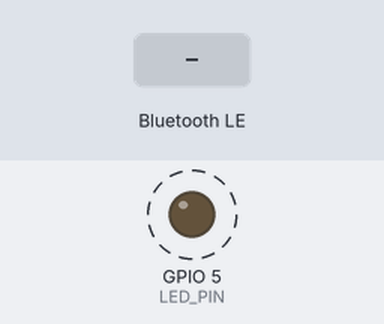
Recording of a sketch running on a simulated ESP32. Parts: output pins drawn as LEDs (lit = HIGH). Dashed ring = blinking. The test bench sets the inputs (shaded band). Nothing arrives over Bluetooth unless stated; a phone connects over Bluetooth LE 3 s after start; what the sketch prints to the serial monitor is not drawn.

Above: at 0.87 s.
1.3 s: Bluetooth LE write "1" received
4.3 s: Bluetooth LE write "1" received
Timing chart, 0 to 13.3 s (numbered marks = the images above; inputs shaded):
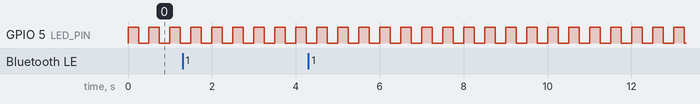

The sketch:

BLE_test.ino
```cpp
#include <BLE2902.h>
#include <BLEDevice.h>
#include <BLEServer.h>
#include <BLEUtils.h>

#include "ble_service.h"
#include "motor.h"
#include "utils.h"
#include "heartbeat_led.h"
#include "motor_controller.h"

iRoboCarBLEServer ble_server_;
HeartBeatLed heartbeat_led_;
MotorController motor_controller_;

void setup() {
  Serial.begin(115200);
  ble_server_.Init();
  motor_controller_.Init();
  heartbeat_led_.Init();
}

void loop() {}
```

ble_service.h
```cpp
#pragma once

#include <string>
#include <atomic>
#include <map>
#include <functional>

#include <BLE2902.h>
#include <BLEDevice.h>
#include <BLEServer.h>
#include <BLEUtils.h>

#include "utils.h"
#include "motor_controller.h"
#include "motor.h"
#include "pid.h"

#define SET_BIT(val, pos) val |= BIT(pos)
#define STRINGIFY(STR) _STRINGIFY(STR)
#define _STRINGIFY(STR) #STR
#define PACKED __attribute__((packed))
#define CLEAR_BIT(val, pos) val &= ~(BIT((pos)));

#define MAX_NETWORK_NAME_SIZE 32
#define MAX_PASSWORD_SIZE 32

enum MessageID {
  SetLed,
  SetSteer,
  SetDrive,
  SetPid,
  SetNetworkName,
  SetPassword,
  ConnectToNetwork,
  GetPidLog,
  NumMessageIDs,
};


class iRoboCarBLECharacteristicUUIDs {
  public:
    static const std::string& GetUUID(MessageID message_id) {
      return CHARACTERISTIC_UUIDS[static_cast<int>(message_id)];
    }

  private:
    static const std::array<std::string, MessageID::NumMessageIDs> CHARACTERISTIC_UUIDS;
};
const std::array<std::string, NumMessageIDs> iRoboCarBLECharacteristicUUIDs::CHARACTERISTIC_UUIDS{{
    "c0de0001-feed-f00d-c0ff-eeb3d05ebeef", // SetLed
    "c0de0002-feed-f00d-c0ff-eeb3d05ebeef", // SetSteer
    "c0de0003-feed-f00d-c0ff-eeb3d05ebeef", // SetDrive
    "c0de0004-feed-f00d-c0ff-eeb3d05ebeef", // SetPid
    "c0de0005-feed-f00d-c0ff-eeb3d05ebeef", // SetNetworkName
    "c0de0006-feed-f00d-c0ff-eeb3d05ebeef", // SetPassword
    "c0de0007-feed-f00d-c0ff-eeb3d05ebeef", // ConnectToNetwork
    "c0de0008-feed-f00d-c0ff-eeb3d05ebeef", // GetPidLog
  }};


///////////////////////////////////////////////////////////////////////////////////////////////////////////////////
template<typename MessageData>
class IBLEMessage : public BLECharacteristicCallbacks {
  public:
    IBLEMessage(MessageID message_id) {
      message_id_ = message_id;
    }

    const MessageData& GetMessageData(uint8_t* characteristic_data) const {
      return *reinterpret_cast<MessageData*>(characteristic_data);
    }

    static MessageID message_id() {
      return message_id_;
    }

    static const std::string& uuid() {
      return iRoboCarBLECharacteristicUUIDs::GetUUID(message_id_);
    }

  private:
    static MessageID message_id_;
};
template<typename MessageData>
MessageID IBLEMessage<MessageData>::message_id_;


struct PACKED SetLedMessageData {
  bool state;
};
class SetLedMessage : public IBLEMessage<SetLedMessageData> {
  public:
    SetLedMessage() : IBLEMessage(SetLed) {}

    void onWrite(BLECharacteristic *characteristic) final {
      const auto& payload = GetMessageData(characteristic->getData());
      digitalWrite(LED_PIN, payload.state);
    }

  private:
    const int LED_PIN = 5;
};


struct PACKED SetSteerMessageData {
  float steer_angle;
};
class SetSteerMessage : public IBLEMessage<SetSteerMessageData> {
  public:
    SetSteerMessage() : IBLEMessage(SetSteer) {}

    void onWrite(BLECharacteristic *characteristic) final {
      const auto& payload = GetMessageData(characteristic->getData());
      DEBUG_LOG("Received SetSteer message, steer_angle = ", payload.steer_angle);
    }
};


struct PACKED SetDriveMessageData {
  float drive_speed;
};
class SetDriveMessage : public IBLEMessage<SetDriveMessageData> {
  public:
    SetDriveMessage() : IBLEMessage(SetDrive) {}

    void onWrite(BLECharacteristic *characteristic) final {
      const auto& payload = GetMessageData(characteristic->getData());
      DEBUG_LOG("Received SetDrive message, drive_speed = ", payload.drive_speed);
    }
};


struct PACKED SetPidMessageData {
  float p_gain;
  float i_gain;
  float d_gain;
  float i_limit;
};
class SetPidMessage : public IBLEMessage<SetPidMessageData> {
  public:
    SetPidMessage() : IBLEMessage(SetPid) {}

    void onWrite(BLECharacteristic *characteristic) final {
      const auto& payload = GetMessageData(characteristic->getData());
      DEBUG_LOG("Received SetPid message, p_gain = ", payload.p_gain, ", i_gain = ", payload.i_gain,
      ", d_gain = ", payload.d_gain, ", i_limit = ", payload.i_limit);
    }
};


struct PACKED SetNetworkNameMessageData {
  static constexpr int NETWORK_NAME_MESSAGE_SIZE = 32;
  char network_name[NETWORK_NAME_MESSAGE_SIZE];
};
class SetNetworkNameMessage : public IBLEMessage<SetNetworkNameMessageData> {
  public:
    SetNetworkNameMessage() : IBLEMessage(SetNetworkName) {}

    void onWrite(BLECharacteristic *characteristic) final {
      const auto& payload = GetMessageData(characteristic->getData());
      DEBUG_LOG("Received SetNetworkName message, network_name = ", payload.network_name);
    }
};


struct PACKED SetPasswordMessageData {
  static constexpr int PASSWORD_MESSAGE_SIZE = 32;
  char password[PASSWORD_MESSAGE_SIZE];
};
class SetPasswordMessage : public IBLEMessage<SetPasswordMessageData> {
  public:
    SetPasswordMessage() : IBLEMessage(SetPassword) {}

    void onWrite(BLECharacteristic *characteristic) final {
      const auto& payload = GetMessageData(characteristic->getData());
      DEBUG_LOG("Received SetPassword message, password = ", payload.password);
    }
};


struct PACKED ConnectToNetworkMessageData {};
class ConnectToNetworkMessage : public IBLEMessage<ConnectToNetworkMessageData> {
  public:
    ConnectToNetworkMessage() : IBLEMessage(ConnectToNetwork) {}

    void onWrite(BLECharacteristic *characteristic) final {
      const auto& payload = GetMessageData(characteristic->getData());
      DEBUG_LOG("Received ConnectToNetwork message");
    }
};

///////////////////////////////////////////////////////////////////////////////////////////////////////////////////
class iRoboCarBLEServer : public BLEServerCallbacks {
  public:
    void Init() {
      BLEDevice::init("iRoboCar");
      BLEServer* server = BLEDevice::createServer();
      server->setCallbacks(this);
      BLEService* service = server->createService(SERVICE_UUID);

      RegisterMessage<SetLedMessage>(service);
      RegisterMessage<SetSteerMessage>(service);
      RegisterMessage<SetDriveMessage>(service);
      RegisterMessage<SetPidMessage>(service);
      RegisterMessage<SetNetworkNameMessage>(service);
      RegisterMessage<SetPasswordMessage>(service);
      RegisterMessage<ConnectToNetworkMessage>(service);

      service->start();
      BLEAdvertising* advertising = server->getAdvertising();
      advertising->start();
    }

    void onConnect(BLEServer* server) {
      device_connected_ = true;
      DEBUG_LOG("Connected");
    }

    void onDisconnect(BLEServer* server) {
      device_connected_ = false;
      DEBUG_LOG("Disconnected");
    }

    bool IsConnected() const {
      return device_connected_;
    }

  private:
    static const std::string SERVICE_UUID;

    template<typename Message>
    void RegisterMessage(BLEService* service) {
      Message* message = new Message;
      BLECharacteristic* characteristic = service->createCharacteristic(message->uuid().c_str(),
                                          BLECharacteristic::PROPERTY_WRITE);
      characteristic->addDescriptor(new BLE2902());
      characteristic->setCallbacks(message);
    }

    bool device_connected_ = false;
};
const std::string iRoboCarBLEServer::SERVICE_UUID = "c0de0000-feed-f00d-c0ff-eeb3d05ebeef";
```

generic_task.h
```cpp
#pragma once

#include <string>

class GenericTask {
  public:
    GenericTask(const std::string& name, int stack_size = configMINIMAL_STACK_SIZE, int priority = 1) :
      name_(name), stack_size_(stack_size), priority_(priority) {}

    void Init() {
      xTaskCreatePinnedToCore(TaskWrapper, name_.c_str(), stack_size_, reinterpret_cast<void*>(this),
                              priority_, NULL, ARDUINO_RUNNING_CORE);
    }

  protected:
    virtual void TaskFunc() = 0;

  private:
    static void TaskWrapper(void* param) {
      reinterpret_cast<GenericTask*>(param)->TaskFunc();
    }

    const int priority_;
    const int stack_size_;
    const std::string name_;
};
```

heartbeat_led.h
```cpp
#pragma once

#include "generic_task.h"
#include "utils.h"

#ifdef ESP32_THING
#define HEARTBEAT_LED_PIN 5
#else
#define HEARTBEAT_LED_PIN 1
#endif

class HeartBeatLed : public GenericTask {
  public:
    HeartBeatLed() : GenericTask("LED Heartbeat") {
      pinMode(led_pin_, OUTPUT);
    }

  private:
    void TaskFunc() final {
      while (true) {
        led_state_ = !led_state_;
        digitalWrite(led_pin_, led_state_);
        DEBUG_LOG("Led Task Function");
        vTaskDelay(250 / portTICK_PERIOD_MS);
      }
    }

    int led_pin_ = HEARTBEAT_LED_PIN;
    int led_state_ = LOW;
};
```

motor.h
```cpp
#pragma once

#include <array>
#include <cmath>

#include "generic_task.h"

class Motor {
  public:
    struct PWMPin {
      int pin;
      int channel;
    };

    enum ControlInputs {CONTROL1, CONTROL2, NUM_CONTROL_INPUTS };

    struct Hardware {
      PWMPin controls[NUM_CONTROL_INPUTS]; // PWM control signals
      int disable; // Pull to GND to enable motor.
      int sleep; // used as a reset.
      int current_sense; // ADC input
      int fault; // Active low signal. Indicates faults.
    };

    enum Direction { FORWARD, REVERSE, STOP };

    Motor() {}
    Motor(const Hardware& hardware) : hardware_(hardware) {
      // Init PWM pins. Set to 0 DC.
      ForEachControlInput([this] (const PWMPin & pwm_pin) {
        pinMode(pwm_pin.pin, OUTPUT);
        ledcSetup(pwm_pin.channel, PWM_FREQUENCY_HZ, PWM_RESOLUTION_BITS);
        ledcAttachPin(pwm_pin.pin, pwm_pin.channel);
        ledcWrite(pwm_pin.pin, 0);
      });

      adcAttachPin(hardware_.current_sense);
      analogReadResolution(12);
      pinMode(hardware_.fault, INPUT);
      pinMode(hardware.disable, OUTPUT);
      digitalWrite(hardware.disable, HIGH);
    }

    void SetDutyCycle(float duty_cycle) {
      // Transform PWM representation from (-1.0, 1.0) -> [ (0, DUTY_CYCLE_SCALE), DIR ]
      if (-0.0001f < duty_cycle && duty_cycle < 0.0001f) {
        direction_ = STOP;
      } else if (duty_cycle > 0.0f) {
        direction_ = FORWARD;
      } else {
        direction_ = REVERSE;
      }
      duty_cycle_ = fabsf(duty_cycle);

      // This function uses member vars to update hardware outputs.
      UpdateMotorOutputs();
    }

    void SetEnable(bool enable) {
      if (enabled_ != enable) {
        enabled_ = enable;
        digitalWrite(hardware_.disable, enable ? LOW : HIGH);
        SetDutyCycle(0.0f);
      }
    }

    float GetDutyCycle() const {
      return duty_cycle_;
    }

    bool GetEnable() const {
      return enabled_;
    }

    float GetCurrent() const {
      const float adc_scale_factor = 3.3f / ((1 << 12) - 1);
      const float resistor_divider_scale_factor = 2.0f;
      const float current = adc_scale_factor * analogRead(hardware_.current_sense);
      return current;
    }

    bool GetFault() const {
      return (digitalRead(hardware_.fault) == LOW);
    }

  private:
    static constexpr int PWM_RESOLUTION_BITS = 8;
    static constexpr int PWM_FREQUENCY_HZ = 30000;
    static constexpr int DUTY_CYCLE_SCALE = (1 << PWM_RESOLUTION_BITS) - 1;
    static constexpr float CURRENT_SENSOR_RESISTOR_DIVIDER = 2.0f;

    void UpdateMotorOutputs() {
      const int inverted_scaled_duty_cycle = DUTY_CYCLE_SCALE * (1.0f - duty_cycle_);

      switch (direction_) {
        case FORWARD:
          SetMotors(DUTY_CYCLE_SCALE, inverted_scaled_duty_cycle);
          break;
        case REVERSE:
          SetMotors(inverted_scaled_duty_cycle, DUTY_CYCLE_SCALE);
          break;
        case STOP:
          SetMotors(DUTY_CYCLE_SCALE, DUTY_CYCLE_SCALE);
          break;
      }
    }

    void SetMotors(int duty_cycle1, int duty_cycle2) {
      ledcWrite(hardware_.controls[CONTROL1].pin, duty_cycle1);
      ledcWrite(hardware_.controls[CONTROL2].pin, duty_cycle2);
    };

    template<typename F>
    const void ForEachControlInput(const F& func) {
      for (int control_index = 0; control_index < NUM_CONTROL_INPUTS; ++control_index) {
        func(hardware_.controls[control_index]);
      }
    }

    Direction direction_;
    float duty_cycle_ = 0.0f; // controlled via in1/in2
    bool enabled_ = false; // controlled via disable pin
    bool fault_ = false;
    Hardware hardware_;
};

constexpr int Motor::PWM_RESOLUTION_BITS;
constexpr int Motor::PWM_FREQUENCY_HZ;
constexpr int Motor::DUTY_CYCLE_SCALE;
```

motor_controller.h
```cpp
#pragma once

#include <array>

#include "motor.h"
#include "utils.h"
#include "generic_task.h"
#include "pid.h"

class MotorController : public GenericTask {
  public:

    enum Motors { MOTOR_FIRST, MOTOR1 = MOTOR_FIRST, MOTOR2, NUM_MOTORS };

    MotorController() : GenericTask("Motor Control") {}

    const PID& pid(Motors motor) const {
      return pid_[motor];
    }

    PID& pid(Motors motor) {
      return pid_[motor];
    }

    void SetSpeed(float speed_ms) {
      // Feed speed into pid
       ForEachMotor([&](Motors motor) {
         pid_[motor].SetTarget(speed_ms);
        /// pid_[motor].
       });
    }

  private:
    void TaskFunc() final {
      while (true) {
        vTaskDelay(1000);
      }
    }

    template<typename Func>
    void ForEachMotor(const Func& func) {
      for (int motor_index = MOTOR_FIRST; motor_index < NUM_MOTORS; ++motor_index) {
        func(static_cast<Motors>(motor_index));
      }
    }

    std::array<Motor, NUM_MOTORS> motors_{};
    std::array<PID, NUM_MOTORS> pid_{};

};
```

pid.h
```cpp
#pragma once

#include "utils.h"

class PID {
  public:
    struct Parameters {
      float p_gain;
      float d_gain;
      float i_gain;
      float i_limit;
    };

    void SetParams(const Parameters& params) {
      params_ = params;
    }

    void Reset() {
      i_error_ = 0.0f;
      de_dt_ = 0.0f;
    }

    void SetTarget(float target) {
      target_ = target;
    }

    void AddMeasurement(float new_measurement, int new_measurement_time) {
      const int time_delta_ms = new_measurement_time - last_measurement_time_;
      const float time_delta = time_delta_ms / 1000.0f;

      const float old_error = target_ - last_measurement_;
      const float new_error = target_ - new_measurement;
      const float average_error = (new_error + old_error) / 2.0f;

      i_error_ += (average_error * time_delta);
      i_error_ = clamp(i_error_, -params_.i_limit, params_.i_limit);

      if (time_delta_ms > 0) {
        de_dt_ = (new_error - old_error) / time_delta;
      } else {
        de_dt_ = 0.0f;
      }

      last_measurement_ = new_measurement;
      last_measurement_time_ = new_measurement_time;
    }

    float GetOutput() {
      const float p_term = params_.p_gain * (target_ - last_measurement_);
      const float i_term = params_.i_gain * i_error_;
      const float d_term = params_.d_gain * de_dt_;
      return p_term + i_term + d_term;
    }

  private:
    Parameters params_;
    float target_;
    float last_measurement_;
    int last_measurement_time_;
    float i_error_;
    float de_dt_;
};
```

utils.h
```cpp
#pragma once

#define ESP32_THING

#if CONFIG_FREERTOS_UNICORE
#define ARDUINO_RUNNING_CORE 0
#else
#define ARDUINO_RUNNING_CORE 1
#endif

#define DEBUG_LOG(...) println(__VA_ARGS__)

size_t println() {
  return 0;
}

template<typename T, typename ... TailType>
size_t println(T&& head, TailType&& ...tail) {
  size_t r = 0;
  r += Serial.println(head);
  r += println((tail)...);
  return r;
}

#define clamp(val, min, max) ((val) < (min) ? (min) : ((val) > (max) ? (max) : (val)))
```

Measured:
- by itself, GPIO 5 (LED_PIN): alternates HIGH for 0.25 s and LOW for 0.25 s
